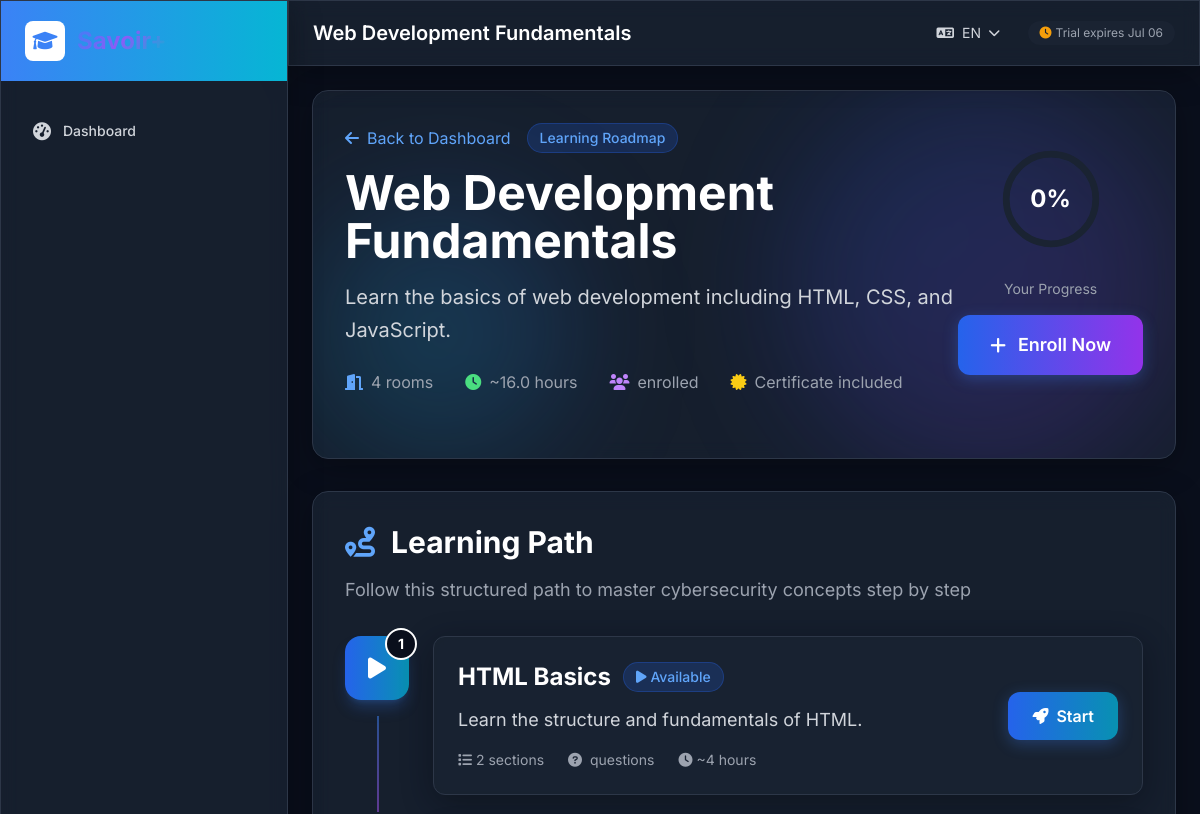
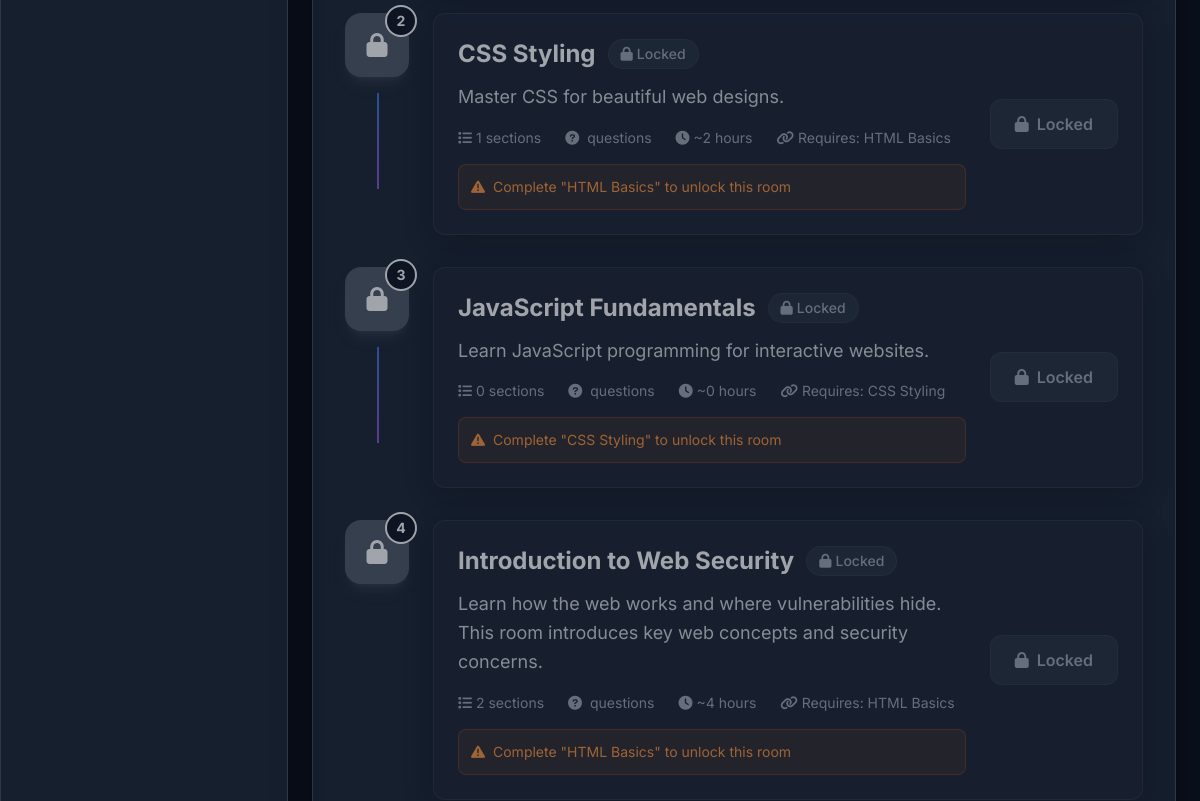
Page /roadmap/1/ (signed in, upper part) on the earlier database version (2 pictures, top to bottom).
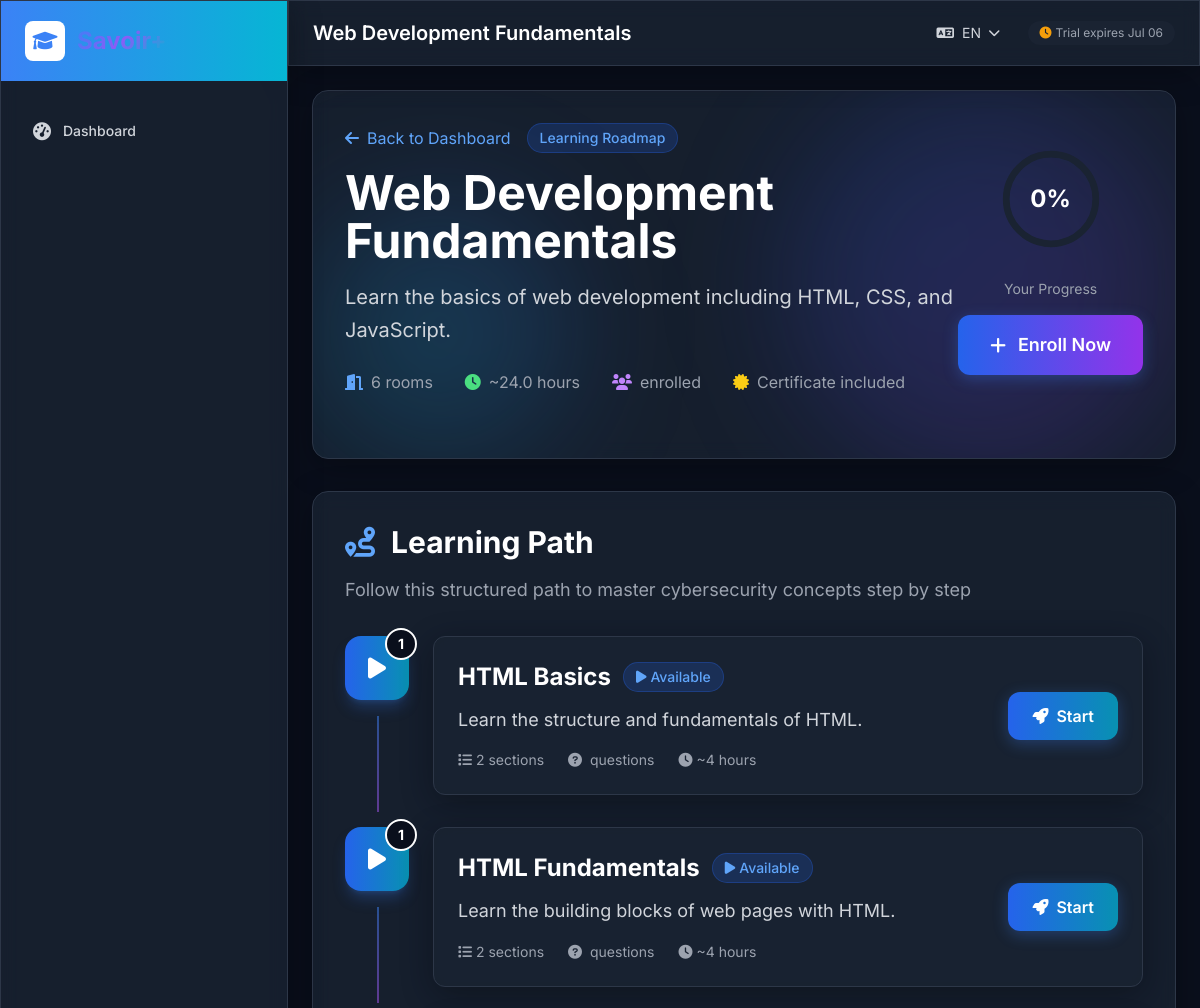
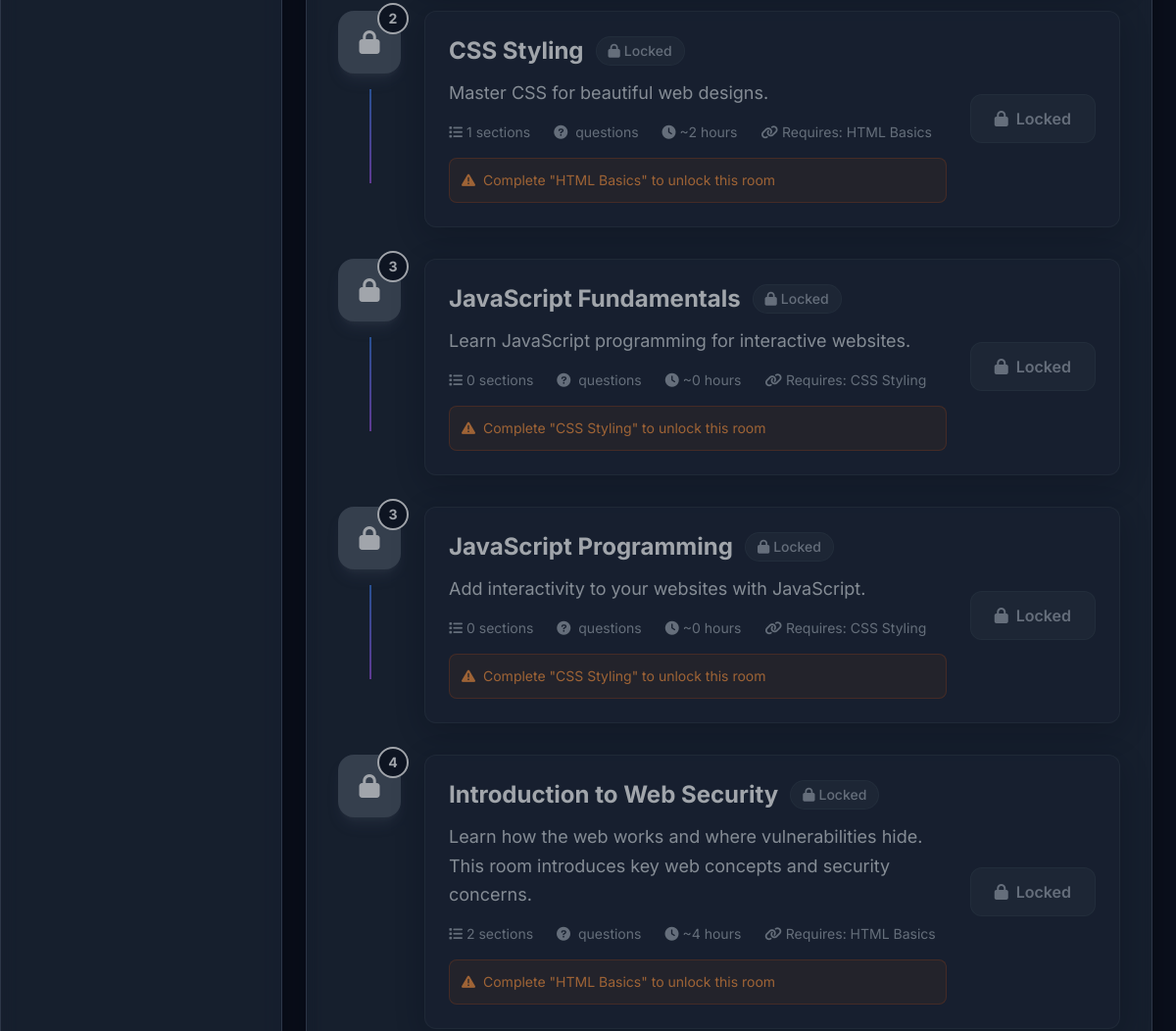
Same page on the later database version (2 pictures, top to bottom).
### lms/models.py (models this page shows, shortened)
class Roadmap(models.Model):
    title = models.CharField(max_length=200, verbose_name=_('Title'))
    title_fr = models.CharField(max_length=200, blank=True, verbose_name=_('Title (French)'))
    description = models.TextField(verbose_name=_('Description'))
    description_fr = models.TextField(blank=True, verbose_name=_('Description (French)'))
    is_active = models.BooleanField(default=True, verbose_name=_('Is Active'))
    created_at = models.DateTimeField(auto_now_add=True)
    class Meta:
        verbose_name = _('Roadmap')
        verbose_name_plural = _('Roadmaps')

class Room(models.Model):
    title = models.CharField(max_length=200, verbose_name=_('Title'))
    title_fr = models.CharField(max_length=200, blank=True, verbose_name=_('Title (French)'))
    description = models.TextField(verbose_name=_('Description'))
    description_fr = models.TextField(blank=True, verbose_name=_('Description (French)'))
    roadmap = models.ForeignKey(Roadmap, on_delete=models.CASCADE, related_name='rooms', verbose_name=_('Roadmap'))
    prerequisite_room = models.ForeignKey('self', on_delete=models.SET_NULL, blank=True, null=True, verbose_name=_('Prerequisite Room'))
    order = models.PositiveIntegerField(default=0, verbose_name=_('Order'))
    is_active = models.BooleanField(default=True, verbose_name=_('Is Active'))
    created_at = models.DateTimeField(auto_now_add=True)
    class Meta:
        verbose_name = _('Room')
        verbose_name_plural = _('Rooms')
        ordering = ['roadmap', 'order']
    def is_accessible_by_user(self, user):
        from lms.models import Enrollment
        is_enrolled = Enrollment.objects.filter(
            user=user,
            roadmap=self.roadmap,
            is_active=True
        ).exists()
        if not is_enrolled:
            return False
        if not self.prerequisite_room:
            return True
        prerequisite_completed = RoomCompletion.objects.filter(
            user=user,
            room=self.prerequisite_room,
            is_completed=True
        ).exists()
        return prerequisite_completed

### lms/views.py (the view)
# urls.py: path('roadmap/<int:roadmap_id>/', views.roadmap_detail, name='roadmap_detail'),
@login_required
def roadmap_detail(request, roadmap_id):
    roadmap = get_object_or_404(Roadmap, id=roadmap_id, is_active=True)
    completed_rooms = RoomCompletion.objects.filter(
        user=request.user, is_completed=True
    ).values_list('room_id', flat=True)
    rooms_data = []
    total_rooms = 0
    completed_count = 0
    for room in roadmap.rooms.filter(is_active=True).order_by('order'):
        is_accessible = room.is_accessible_by_user(request.user)
        is_completed = room.id in completed_rooms
        if is_completed:
            completed_count += 1
        total_rooms += 1
        sections = room.sections.filter(is_active=True)
        completed_sections = SectionCompletion.objects.filter(
            user=request.user, section__in=sections, is_completed=True
        ).count()
        rooms_data.append({
            'room': room,
            'is_accessible': is_accessible,
            'is_completed': is_completed,
            'total_sections': sections.count(),
            'completed_sections': completed_sections,
        })
    user_progress = (completed_count / total_rooms * 100) if total_rooms > 0 else 0
    progress_offset = 351.86 - (user_progress / 100 * 351.86)
    context = {
        'roadmap': roadmap,
        'rooms': rooms_data,
        'user_progress': user_progress,
        'progress_offset': progress_offset,
        'total_rooms': total_rooms,
        'completed_count': completed_count,
    }
    return render(request, 'lms/roadmap_detail.html', context)

### lms/models.py (called while the page is built)
    def save(self, *args, **kwargs):
        if not self.trial_start_date:
            from django.utils import timezone
            self.trial_start_date = timezone.now()
        if not self.trial_end_date and self.trial_start_date:
            self.trial_end_date = self.trial_start_date + timedelta(days=15)
        super().save(*args, **kwargs)

    @property
    def is_trial_active(self):
        if self.is_paid_user:
            return False
        return timezone.now() < self.trial_end_date

### lms/templatetags/lms_tags.py (called while the page is built)
@register.filter
def roadmap_progress_percentage(roadmap, user):
    from lms.models import SectionCompletion
    total_sections = 0
    completed_sections = 0
    for room in roadmap.rooms.filter(is_active=True):
        room_sections = room.sections.filter(is_active=True)
        total_sections += room_sections.count()
        for section in room_sections:
            if SectionCompletion.objects.filter(user=user, section=section, is_completed=True).exists():
                completed_sections += 1
    if total_sections == 0:
        return 0
    return round((completed_sections / total_sections) * 100)

### templates/lms/roadmap_detail.html (shortened to what the changed rows need)
{% extends 'base.html' %}
{% load i18n %}
{% load lms_tags %}
{% block page_title %}{{ roadmap.title }}{% endblock %}
{% block content %}
<div class="max-w-7xl mx-auto space-y-8">
    <div class="glass rounded-2xl p-8 border border-dark-border relative overflow-hidden">
        <div class="relative z-10">
            <div class="flex flex-col lg:flex-row items-start lg:items-center justify-between mb-8">
                <div class="flex-1 mb-6 lg:mb-0">
                    <div class="flex items-center mb-4">
                        <a href="{% url 'dashboard' %}" class="inline-flex items-center text-blue-400 hover:text-blue-300 transition-colors mr-4">
                        </a>
                        <span class="px-3 py-1 bg-blue-600/20 text-blue-400 text-sm font-medium rounded-full border border-blue-600/30">
                        </span>
                    </div>
                    <h1 class="text-4xl md:text-5xl font-bold text-white mb-4">{{ roadmap.title }}</h1>
                    <p class="text-gray-300 text-xl leading-relaxed mb-6 max-w-3xl">{{ roadmap.description }}</p>
                    <div class="flex flex-wrap items-center gap-8">
                        <div class="flex items-center text-gray-400">
                            <i class="fas fa-door-open mr-2 text-blue-400"></i>
                            <span>{{ roadmap.rooms.count }} {% trans "rooms" %}</span>
                        </div>
                        <div class="flex items-center text-gray-400">
                            <i class="fas fa-clock mr-2 text-green-400"></i>
                            <span>~{{ roadmap.rooms.count|add:roadmap.rooms.count|mul:2 }} {% trans "hours" %}</span>
                        </div>
                        <div class="flex items-center text-gray-400">
                        </div>
                        <div class="flex items-center text-gray-400">
                        </div>
                    </div>
                </div>
            </div>
        </div>
    </div>
    <div id="rooms" class="glass rounded-2xl p-8 border border-dark-border">
        <div class="mb-8">
            <h2 class="text-3xl font-bold text-white mb-4 flex items-center">
                <i class="fas fa-route mr-4 text-blue-400"></i>{% trans "Learning Path" %}
            </h2>
        </div>
        <div class="space-y-8">
            {% for room in roadmap.rooms.all %}
            <div class="relative">
                {% if not forloop.last %}
                <div class="absolute left-8 top-20 w-0.5 h-24 bg-gradient-to-b from-blue-500/50 to-purple-500/50 z-0"></div>
                {% endif %}
                <div class="relative z-10">
                    {% if user.is_authenticated %}
                        {% user_room_status user room as room_status %}
                    {% endif %}
                    <div class="group flex items-start space-x-6
                        {% if room_status == 'completed' %}
                            opacity-100
                        {% elif room_status == 'available' or room_status == 'preview' %}
                            opacity-100
                        {% else %}
                            opacity-60
                        {% endif %}">
                        <div class="flex-shrink-0">
                            <div class="w-16 h-16 rounded-2xl flex items-center justify-center relative
                                {% if room_status == 'completed' %}
                                    bg-gradient-to-r from-green-600 to-teal-600 shadow-lg shadow-green-500/25
                                {% elif room_status == 'available' or room_status == 'preview' %}
                                    bg-gradient-to-r from-blue-600 to-cyan-600 shadow-lg shadow-blue-500/25 group-hover:scale-110 transition-transform duration-300
                                {% else %}
                                    bg-gray-600 shadow-lg shadow-gray-500/25
                                {% endif %}">
                                {% if room_status == 'completed' %}
                                    <i class="fas fa-trophy text-white text-2xl"></i>
                                {% elif room_status == 'available' or room_status == 'preview' %}
                                    <i class="fas fa-play text-white text-2xl"></i>
                                {% else %}
                                    <i class="fas fa-lock text-white text-2xl"></i>
                                {% endif %}
                                <div class="absolute -top-2 -right-2 w-8 h-8 bg-dark-bg border-2 border-current rounded-full flex items-center justify-center text-white text-sm font-bold">
                                    {{ room.order }}
                                </div>
                            </div>
                        </div>
                        <div class="flex-1 glass rounded-xl p-6 border border-dark-border
                            {% if room_status == 'completed' %}
                                hover:border-green-500/50 bg-green-600/5
                            {% elif room_status == 'available' or room_status == 'preview' %}
                                hover:border-blue-500/50 cursor-pointer
                            {% else %}
                                border-gray-600/30
                            {% endif %} transition-all duration-300">
                            <div class="flex flex-col lg:flex-row lg:items-center justify-between">
                                <div class="flex-1 mb-4 lg:mb-0">
                                    <div class="flex items-center gap-3 mb-3">
                                        <h3 class="text-2xl font-bold text-white group-hover:text-blue-400 transition-colors">
                                            {{ room.title }}
                                        </h3>
                                        {% if room_status == 'completed' %}
                                        <span class="px-3 py-1 bg-green-600/20 text-green-400 text-sm font-medium rounded-full border border-green-600/30">
                                            <i class="fas fa-check mr-1"></i>{% trans "Completed" %}
                                        </span>
                                        {% elif room_status == 'available' %}
                                        <span class="px-3 py-1 bg-blue-600/20 text-blue-400 text-sm font-medium rounded-full border border-blue-600/30">
                                            <i class="fas fa-play mr-1"></i>{% trans "Available" %}
                                        </span>
                                        {% elif room_status == 'preview' %}
                                        <span class="px-3 py-1 bg-yellow-600/20 text-yellow-400 text-sm font-medium rounded-full border border-yellow-600/30">
                                            <i class="fas fa-eye mr-1"></i>{% trans "Preview" %}
                                        </span>
                                        {% else %}
                                        <span class="px-3 py-1 bg-gray-600/20 text-gray-400 text-sm font-medium rounded-full border border-gray-600/30">
                                            <i class="fas fa-lock mr-1"></i>{% trans "Locked" %}
                                        </span>
                                        {% endif %}
                                    </div>
                                    <p class="text-gray-300 text-lg leading-relaxed mb-4">
                                        {{ room.description|truncatewords:25 }}
                                    </p>
                                    <div class="flex flex-wrap items-center gap-6 text-sm text-gray-400">
                                        <span><i class="fas fa-list mr-1"></i>{{ room.sections.count }} {% trans "sections" %}</span>
                                        <span><i class="fas fa-question-circle mr-1"></i>{{ room.total_questions }} {% trans "questions" %}</span>
                                        <span><i class="fas fa-clock mr-1"></i>~{{ room.sections.count|add:room.sections.count }} {% trans "hours" %}</span>
                                        {% if room.prerequisite_room %}
                                        <span><i class="fas fa-link mr-1"></i>{% trans "Requires" %}: {{ room.prerequisite_room.title }}</span>
                                        {% endif %}
                                    </div>
                                    {% if room_status == 'locked' and room.prerequisite_room %}
                                    <div class="mt-4 p-3 bg-orange-600/10 border border-orange-600/30 rounded-lg">
                                        <p class="text-orange-400 text-sm flex items-center">
                                            <i class="fas fa-exclamation-triangle mr-2"></i>
                                            {% trans "Complete" %} "{{ room.prerequisite_room.title }}" {% trans "to unlock this room" %}
                                        </p>
                                    </div>
                                    {% endif %}
                                </div>
                                <div class="text-center lg:text-right lg:ml-6">
                                    {% if room_status == 'available' %}
                                    <a href="{% url 'room_detail' room.id %}" class="btn-enhanced inline-flex items-center px-6 py-3 bg-gradient-to-r from-blue-600 to-cyan-600 hover:from-blue-700 hover:to-cyan-700 text-white font-semibold rounded-xl transition-all duration-300 transform hover:scale-105">
                                        {% if room_progress > 0 %}
                                            <i class="fas fa-play mr-2"></i>{% trans "Continue" %}
                                        {% else %}
                                            <i class="fas fa-rocket mr-2"></i>{% trans "Start" %}
                                        {% endif %}
                                    </a>
                                    {% else %}
                                    <div class="inline-flex items-center px-6 py-3 bg-gray-600/20 border border-gray-600/30 text-gray-400 font-semibold rounded-xl cursor-not-allowed">
                                        <i class="fas fa-lock mr-2"></i>{% trans "Locked" %}
                                    </div>
                                    {% endif %}
                                </div>
                            </div>
                        </div>
                    </div>
                </div>
            </div>
            {% endfor %}
        </div>
    </div>
</div>
{% endblock %}

Differences in the rows shown:
computed for Roadmap "Web Development Fundamentals": rooms.count "4" → "6"; rooms.count|add "16.0" → "24.0"
added Room: order "1", title "HTML Fundamentals", description "Learn the building blocks of web pages with HTML.", sections.count "2", sections.count|add "4"
added Room: order "3", title "JavaScript Programming", description "Add interactivity to your websites with JavaScript.", sections.count "0", sections.count|add "0", prerequisite_room "CSS Styling"
